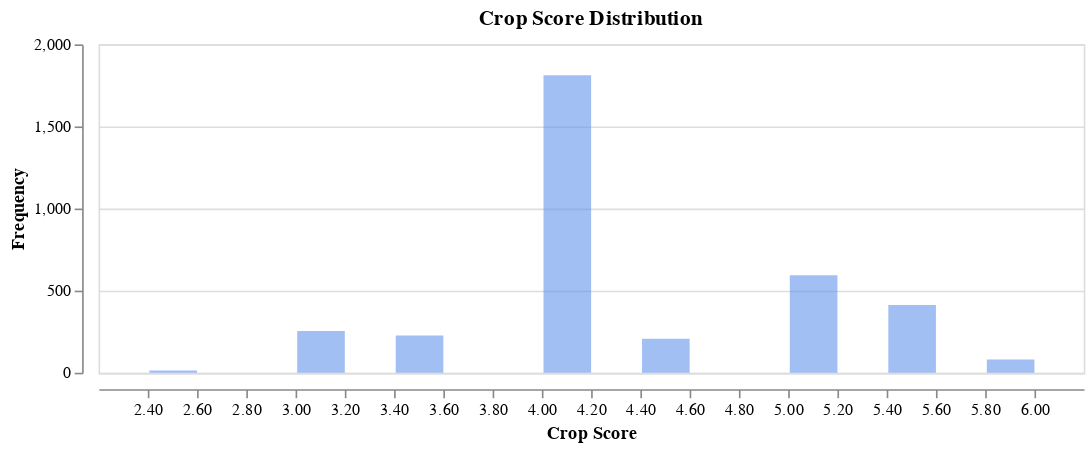

Notebook cell for this chart:
### Code cell
# Set bin size
bin_size = 0.2  # You can adjust the bin size as needed
color='cornflowerblue'
opacity=0.6

# Create Altair histogram of suitable crops
chart_h = alt.Chart(
    plot_df
).encode(
    x=alt.X('Scores:Q', 
            bin=alt.Bin(step=bin_size), 
            title='Crop Score', 
            scale=alt.Scale(domain = [2.2,6.2]), 
            axis=alt.Axis(offset=10)
           ),
    y=alt.Y('Counts:Q', title='Frequency', axis=alt.Axis(offset=10)),
).properties(
    title='Crop Score Distribution',
    width=600,
    height=200
).mark_bar(
    color=color, 
    opacity=opacity
)

chart_h

### Figure 1 — Vega specification as saved in the notebook (floating-point values rounded to 4 significant figures)
{"$schema": "https://vega.github.io/schema/vega/v5.json", "data": [{"name": "source_0", "values": [{"Counts_end": 13.0, "Counts_start": 0.0, "bin_step_0_2_Scores": 2.4, "bin_step_0_2_Scores_end": 2.6}, {"Counts_end": 254.0, "Counts_start": 0.0, "bin_step_0_2_Scores": 3.0, "bin_step_0_2_Scores_end": 3.2}, {"Counts_end": 227.0, "Counts_start": 0.0, "bin_step_0_2_Scores": 3.4, "bin_step_0_2_Scores_end": 3.6}, {"Counts_end": 1812.0, "Counts_start": 0.0, "bin_step_0_2_Scores": 4.0, "bin_step_0_2_Scores_end": 4.2}, {"Counts_end": 207.0, "Counts_start": 0.0, "bin_step_0_2_Scores": 4.4, "bin_step_0_2_Scores_end": 4.6}, {"Counts_end": 594.0, "Counts_start": 0.0, "bin_step_0_2_Scores": 5.0, "bin_step_0_2_Scores_end": 5.2}, {"Counts_end": 413.0, "Counts_start": 0.0, "bin_step_0_2_Scores": 5.4, "bin_step_0_2_Scores_end": 5.6}, {"Counts_end": 80.0, "Counts_start": 0.0, "bin_step_0_2_Scores": 5.8, "bin_step_0_2_Scores_end": 6.0}]}], "signals": [{"name": "bin_step_0_2_Scores_bins", "value": {"fields": ["Scores"], "fname": "bin_Scores", "start": 2.4, "step": 0.2, "stop": 6.0}}], "marks": [{"type": "rect", "name": "marks", "from": {"data": "source_0"}, "encode": {"update": {"y2": {"field": "Counts_start", "scale": "y"}, "fill": {"value": "cornflowerblue"}, "x": {"field": "bin_step_0_2_Scores_end", "scale": "x", "offset": {"signal": "0.5 + (abs(scale(\"x\", datum[\"bin_step_0_2_Scores_end\"]) - scale(\"x\", datum[\"bin_step_0_2_Scores\"])) < 0.25 ? 0.5 * (0.25 - (abs(scale(\"x\", datum[\"bin_step_0_2_Scores_end\"]) - scale(\"x\", datum[\"bin_step_0_2_Scores\"])))) : -0.5)"}}, "opacity": {"value": 0.6}, "y": {"field": "Counts_end", "scale": "y"}, "x2": {"field": "bin_step_0_2_Scores", "scale": "x", "offset": {"signal": "0.5 + (abs(scale(\"x\", datum[\"bin_step_0_2_Scores_end\"]) - scale(\"x\", datum[\"bin_step_0_2_Scores\"])) < 0.25 ? -0.5 * (0.25 - (abs(scale(\"x\", datum[\"bin_step_0_2_Scores_end\"]) - scale(\"x\", datum[\"bin_step_0_2_Scores\"])))) : 0.5)"}}}}, "style": ["bar"]}], "scales": [{"name": "x", "type": "linear", "domain": [2.2, 6.2], "range": [0, {"signal": "width"}], "bins": {"signal": "bin_step_0_2_Scores_bins"}, "zero": false}, {"name": "y", "type": "linear", "domain": {"data": "source_0", "fields": ["Counts_start", "Counts_end"]}, "range": [{"signal": "height"}, 0], "nice": true, "zero": true}], "axes": [{"scale": "y", "maxExtent": 0, "orient": "left", "grid": true, "labels": false, "ticks": false, "domain": false, "offset": 10, "zindex": 0, "minExtent": 0, "tickCount": {"signal": "ceil(height/40)"}, "aria": false, "gridScale": "x"}, {"scale": "x", "zindex": 0, "offset": 10, "orient": "bottom", "labelFlush": true, "labelOverlap": true, "grid": false, "tickCount": {"signal": "ceil(width/10)"}, "title": "Crop Score"}, {"scale": "y", "tickCount": {"signal": "ceil(height/40)"}, "grid": false, "offset": 10, "title": "Frequency", "labelOverlap": true, "orient": "left", "zindex": 0}], "title": {"text": "Crop Score Distribution", "frame": "group"}, "background": "white", "width": 600, "height": 200, "padding": 5, "style": "cell"}
